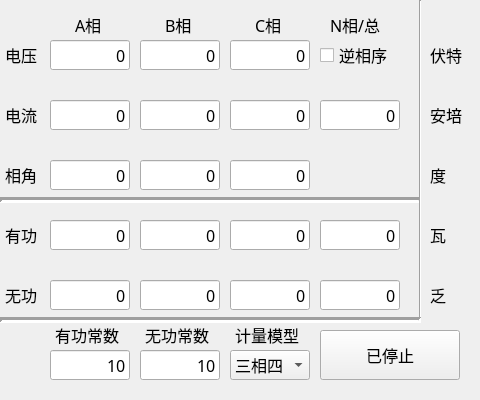
<?xml version="1.0" encoding="UTF-8"?>
<ui version="4.0">
 <class>MainWindow</class>
 <widget class="QMainWindow" name="MainWindow">
  <property name="geometry">
   <rect>
    <x>0</x>
    <y>0</y>
    <width>480</width>
    <height>400</height>
   </rect>
  </property>
  <property name="sizePolicy">
   <sizepolicy hsizetype="Fixed" vsizetype="Fixed">
    <horstretch>0</horstretch>
    <verstretch>0</verstretch>
   </sizepolicy>
  </property>
  <property name="minimumSize">
   <size>
    <width>480</width>
    <height>400</height>
   </size>
  </property>
  <property name="maximumSize">
   <size>
    <width>480</width>
    <height>400</height>
   </size>
  </property>
  <property name="font">
   <font>
    <family>等线</family>
    <pointsize>12</pointsize>
   </font>
  </property>
  <property name="windowTitle">
   <string>Power Emulator</string>
  </property>
  <widget class="QWidget" name="centralWidget">
   <widget class="QPushButton" name="StartButton">
    <property name="geometry">
     <rect>
      <x>320</x>
      <y>330</y>
      <width>140</width>
      <height>50</height>
     </rect>
    </property>
    <property name="text">
     <string>已停止</string>
    </property>
   </widget>
   <widget class="QLineEdit" name="VoltagePhaseA">
    <property name="geometry">
     <rect>
      <x>50</x>
      <y>40</y>
      <width>80</width>
      <height>30</height>
     </rect>
    </property>
    <property name="sizePolicy">
     <sizepolicy hsizetype="Fixed" vsizetype="Fixed">
      <horstretch>0</horstretch>
      <verstretch>0</verstretch>
     </sizepolicy>
    </property>
    <property name="minimumSize">
     <size>
      <width>80</width>
      <height>30</height>
     </size>
    </property>
    <property name="maximumSize">
     <size>
      <width>80</width>
      <height>30</height>
     </size>
    </property>
    <property name="font">
     <font>
      <family>等线</family>
      <pointsize>12</pointsize>
     </font>
    </property>
    <property name="contextMenuPolicy">
     <enum>Qt::NoContextMenu</enum>
    </property>
    <property name="layoutDirection">
     <enum>Qt::LeftToRight</enum>
    </property>
    <property name="inputMethodHints">
     <set>Qt::ImhNone</set>
    </property>
    <property name="text">
     <string>0</string>
    </property>
    <property name="maxLength">
     <number>8</number>
    </property>
    <property name="cursorPosition">
     <number>1</number>
    </property>
    <property name="alignment">
     <set>Qt::AlignRight|Qt::AlignTrailing|Qt::AlignVCenter</set>
    </property>
   </widget>
   <widget class="QLineEdit" name="VoltagePhaseB">
    <property name="geometry">
     <rect>
      <x>140</x>
      <y>40</y>
      <width>80</width>
      <height>30</height>
     </rect>
    </property>
    <property name="sizePolicy">
     <sizepolicy hsizetype="Fixed" vsizetype="Fixed">
      <horstretch>0</horstretch>
      <verstretch>0</verstretch>
     </sizepolicy>
    </property>
    <property name="minimumSize">
     <size>
      <width>80</width>
      <height>30</height>
     </size>
    </property>
    <property name="maximumSize">
     <size>
      <width>80</width>
      <height>30</height>
     </size>
    </property>
    <property name="font">
     <font>
      <family>等线</family>
      <pointsize>12</pointsize>
     </font>
    </property>
    <property name="contextMenuPolicy">
     <enum>Qt::NoContextMenu</enum>
    </property>
    <property name="inputMethodHints">
     <set>Qt::ImhNone</set>
    </property>
    <property name="text">
     <string>0</string>
    </property>
    <property name="maxLength">
     <number>8</number>
    </property>
    <property name="alignment">
     <set>Qt::AlignRight|Qt::AlignTrailing|Qt::AlignVCenter</set>
    </property>
   </widget>
   <widget class="QLineEdit" name="VoltagePhaseC">
    <property name="geometry">
     <rect>
      <x>230</x>
      <y>40</y>
      <width>80</width>
      <height>30</height>
     </rect>
    </property>
    <property name="sizePolicy">
     <sizepolicy hsizetype="Fixed" vsizetype="Fixed">
      <horstretch>0</horstretch>
      <verstretch>0</verstretch>
     </sizepolicy>
    </property>
    <property name="minimumSize">
     <size>
      <width>80</width>
      <height>30</height>
     </size>
    </property>
    <property name="maximumSize">
     <size>
      <width>80</width>
      <height>30</height>
     </size>
    </property>
    <property name="font">
     <font>
      <family>等线</family>
      <pointsize>12</pointsize>
     </font>
    </property>
    <property name="contextMenuPolicy">
     <enum>Qt::NoContextMenu</enum>
    </property>
    <property name="inputMethodHints">
     <set>Qt::ImhNone</set>
    </property>
    <property name="text">
     <string>0</string>
    </property>
    <property name="maxLength">
     <number>8</number>
    </property>
    <property name="alignment">
     <set>Qt::AlignRight|Qt::AlignTrailing|Qt::AlignVCenter</set>
    </property>
   </widget>
   <widget class="QLineEdit" name="CurrentPhaseA">
    <property name="geometry">
     <rect>
      <x>50</x>
      <y>100</y>
      <width>80</width>
      <height>30</height>
     </rect>
    </property>
    <property name="sizePolicy">
     <sizepolicy hsizetype="Fixed" vsizetype="Fixed">
      <horstretch>0</horstretch>
      <verstretch>0</verstretch>
     </sizepolicy>
    </property>
    <property name="minimumSize">
     <size>
      <width>80</width>
      <height>30</height>
     </size>
    </property>
    <property name="maximumSize">
     <size>
      <width>80</width>
      <height>30</height>
     </size>
    </property>
    <property name="font">
     <font>
      <family>等线</family>
      <pointsize>12</pointsize>
     </font>
    </property>
    <property name="contextMenuPolicy">
     <enum>Qt::NoContextMenu</enum>
    </property>
    <property name="inputMethodHints">
     <set>Qt::ImhNone</set>
    </property>
    <property name="text">
     <string>0</string>
    </property>
    <property name="maxLength">
     <number>8</number>
    </property>
    <property name="alignment">
     <set>Qt::AlignRight|Qt::AlignTrailing|Qt::AlignVCenter</set>
    </property>
   </widget>
   <widget class="QLineEdit" name="CurrentPhaseB">
    <property name="geometry">
     <rect>
      <x>140</x>
      <y>100</y>
      <width>80</width>
      <height>30</height>
     </rect>
    </property>
    <property name="sizePolicy">
     <sizepolicy hsizetype="Fixed" vsizetype="Fixed">
      <horstretch>0</horstretch>
      <verstretch>0</verstretch>
     </sizepolicy>
    </property>
    <property name="minimumSize">
     <size>
      <width>80</width>
      <height>30</height>
     </size>
    </property>
    <property name="maximumSize">
     <size>
      <width>80</width>
      <height>30</height>
     </size>
    </property>
    <property name="font">
     <font>
      <family>等线</family>
      <pointsize>12</pointsize>
     </font>
    </property>
    <property name="contextMenuPolicy">
     <enum>Qt::NoContextMenu</enum>
    </property>
    <property name="inputMethodHints">
     <set>Qt::ImhNone</set>
    </property>
    <property name="text">
     <string>0</string>
    </property>
    <property name="maxLength">
     <number>8</number>
    </property>
    <property name="alignment">
     <set>Qt::AlignRight|Qt::AlignTrailing|Qt::AlignVCenter</set>
    </property>
   </widget>
   <widget class="QLineEdit" name="CurrentPhaseC">
    <property name="geometry">
     <rect>
      <x>230</x>
      <y>100</y>
      <width>80</width>
      <height>30</height>
     </rect>
    </property>
    <property name="sizePolicy">
     <sizepolicy hsizetype="Fixed" vsizetype="Fixed">
      <horstretch>0</horstretch>
      <verstretch>0</verstretch>
     </sizepolicy>
    </property>
    <property name="minimumSize">
     <size>
      <width>80</width>
      <height>30</height>
     </size>
    </property>
    <property name="maximumSize">
     <size>
      <width>80</width>
      <height>30</height>
     </size>
    </property>
    <property name="font">
     <font>
      <family>等线</family>
      <pointsize>12</pointsize>
     </font>
    </property>
    <property name="contextMenuPolicy">
     <enum>Qt::NoContextMenu</enum>
    </property>
    <property name="inputMethodHints">
     <set>Qt::ImhNone</set>
    </property>
    <property name="text">
     <string>0</string>
    </property>
    <property name="maxLength">
     <number>8</number>
    </property>
    <property name="alignment">
     <set>Qt::AlignRight|Qt::AlignTrailing|Qt::AlignVCenter</set>
    </property>
   </widget>
   <widget class="QLineEdit" name="CurrentPhaseN">
    <property name="geometry">
     <rect>
      <x>320</x>
      <y>100</y>
      <width>80</width>
      <height>30</height>
     </rect>
    </property>
    <property name="sizePolicy">
     <sizepolicy hsizetype="Fixed" vsizetype="Fixed">
      <horstretch>0</horstretch>
      <verstretch>0</verstretch>
     </sizepolicy>
    </property>
    <property name="minimumSize">
     <size>
      <width>80</width>
      <height>30</height>
     </size>
    </property>
    <property name="maximumSize">
     <size>
      <width>80</width>
      <height>30</height>
     </size>
    </property>
    <property name="font">
     <font>
      <family>等线</family>
      <pointsize>12</pointsize>
     </font>
    </property>
    <property name="contextMenuPolicy">
     <enum>Qt::NoContextMenu</enum>
    </property>
    <property name="inputMethodHints">
     <set>Qt::ImhNone</set>
    </property>
    <property name="text">
     <string>0</string>
    </property>
    <property name="maxLength">
     <number>8</number>
    </property>
    <property name="alignment">
     <set>Qt::AlignRight|Qt::AlignTrailing|Qt::AlignVCenter</set>
    </property>
   </widget>
   <widget class="QLineEdit" name="CurrenAngleA">
    <property name="geometry">
     <rect>
      <x>50</x>
      <y>160</y>
      <width>80</width>
      <height>30</height>
     </rect>
    </property>
    <property name="sizePolicy">
     <sizepolicy hsizetype="Fixed" vsizetype="Fixed">
      <horstretch>0</horstretch>
      <verstretch>0</verstretch>
     </sizepolicy>
    </property>
    <property name="minimumSize">
     <size>
      <width>80</width>
      <height>30</height>
     </size>
    </property>
    <property name="maximumSize">
     <size>
      <width>80</width>
      <height>30</height>
     </size>
    </property>
    <property name="font">
     <font>
      <family>等线</family>
      <pointsize>12</pointsize>
     </font>
    </property>
    <property name="contextMenuPolicy">
     <enum>Qt::NoContextMenu</enum>
    </property>
    <property name="inputMethodHints">
     <set>Qt::ImhNone</set>
    </property>
    <property name="text">
     <string>0</string>
    </property>
    <property name="maxLength">
     <number>3</number>
    </property>
    <property name="alignment">
     <set>Qt::AlignRight|Qt::AlignTrailing|Qt::AlignVCenter</set>
    </property>
   </widget>
   <widget class="QLineEdit" name="CurrenAngleB">
    <property name="geometry">
     <rect>
      <x>140</x>
      <y>160</y>
      <width>80</width>
      <height>30</height>
     </rect>
    </property>
    <property name="sizePolicy">
     <sizepolicy hsizetype="Fixed" vsizetype="Fixed">
      <horstretch>0</horstretch>
      <verstretch>0</verstretch>
     </sizepolicy>
    </property>
    <property name="minimumSize">
     <size>
      <width>80</width>
      <height>30</height>
     </size>
    </property>
    <property name="maximumSize">
     <size>
      <width>80</width>
      <height>30</height>
     </size>
    </property>
    <property name="font">
     <font>
      <family>等线</family>
      <pointsize>12</pointsize>
     </font>
    </property>
    <property name="contextMenuPolicy">
     <enum>Qt::NoContextMenu</enum>
    </property>
    <property name="inputMethodHints">
     <set>Qt::ImhNone</set>
    </property>
    <property name="text">
     <string>0</string>
    </property>
    <property name="maxLength">
     <number>3</number>
    </property>
    <property name="alignment">
     <set>Qt::AlignRight|Qt::AlignTrailing|Qt::AlignVCenter</set>
    </property>
   </widget>
   <widget class="QLineEdit" name="CurrenAngleC">
    <property name="geometry">
     <rect>
      <x>230</x>
      <y>160</y>
      <width>80</width>
      <height>30</height>
     </rect>
    </property>
    <property name="sizePolicy">
     <sizepolicy hsizetype="Fixed" vsizetype="Fixed">
      <horstretch>0</horstretch>
      <verstretch>0</verstretch>
     </sizepolicy>
    </property>
    <property name="minimumSize">
     <size>
      <width>80</width>
      <height>30</height>
     </size>
    </property>
    <property name="maximumSize">
     <size>
      <width>80</width>
      <height>30</height>
     </size>
    </property>
    <property name="font">
     <font>
      <family>等线</family>
      <pointsize>12</pointsize>
     </font>
    </property>
    <property name="contextMenuPolicy">
     <enum>Qt::NoContextMenu</enum>
    </property>
    <property name="inputMethodHints">
     <set>Qt::ImhNone</set>
    </property>
    <property name="text">
     <string>0</string>
    </property>
    <property name="maxLength">
     <number>3</number>
    </property>
    <property name="alignment">
     <set>Qt::AlignRight|Qt::AlignTrailing|Qt::AlignVCenter</set>
    </property>
   </widget>
   <widget class="QComboBox" name="MetringMode">
    <property name="geometry">
     <rect>
      <x>230</x>
      <y>350</y>
      <width>80</width>
      <height>30</height>
     </rect>
    </property>
    <property name="currentIndex">
     <number>2</number>
    </property>
    <item>
     <property name="text">
      <string>单相</string>
     </property>
    </item>
    <item>
     <property name="text">
      <string>三相三</string>
     </property>
    </item>
    <item>
     <property name="text">
      <string>三相四</string>
     </property>
    </item>
   </widget>
   <widget class="QLineEdit" name="HFPostive">
    <property name="geometry">
     <rect>
      <x>50</x>
      <y>350</y>
      <width>80</width>
      <height>30</height>
     </rect>
    </property>
    <property name="sizePolicy">
     <sizepolicy hsizetype="Fixed" vsizetype="Fixed">
      <horstretch>0</horstretch>
      <verstretch>0</verstretch>
     </sizepolicy>
    </property>
    <property name="minimumSize">
     <size>
      <width>80</width>
      <height>30</height>
     </size>
    </property>
    <property name="maximumSize">
     <size>
      <width>80</width>
      <height>30</height>
     </size>
    </property>
    <property name="font">
     <font>
      <family>等线</family>
      <pointsize>12</pointsize>
     </font>
    </property>
    <property name="contextMenuPolicy">
     <enum>Qt::NoContextMenu</enum>
    </property>
    <property name="inputMethodHints">
     <set>Qt::ImhNone</set>
    </property>
    <property name="text">
     <string>10</string>
    </property>
    <property name="maxLength">
     <number>6</number>
    </property>
    <property name="alignment">
     <set>Qt::AlignRight|Qt::AlignTrailing|Qt::AlignVCenter</set>
    </property>
   </widget>
   <widget class="QLineEdit" name="HFNegitive">
    <property name="geometry">
     <rect>
      <x>140</x>
      <y>350</y>
      <width>80</width>
      <height>30</height>
     </rect>
    </property>
    <property name="sizePolicy">
     <sizepolicy hsizetype="Fixed" vsizetype="Fixed">
      <horstretch>0</horstretch>
      <verstretch>0</verstretch>
     </sizepolicy>
    </property>
    <property name="minimumSize">
     <size>
      <width>80</width>
      <height>30</height>
     </size>
    </property>
    <property name="maximumSize">
     <size>
      <width>80</width>
      <height>30</height>
     </size>
    </property>
    <property name="font">
     <font>
      <family>等线</family>
      <pointsize>12</pointsize>
     </font>
    </property>
    <property name="contextMenuPolicy">
     <enum>Qt::NoContextMenu</enum>
    </property>
    <property name="inputMethodHints">
     <set>Qt::ImhNone</set>
    </property>
    <property name="text">
     <string>10</string>
    </property>
    <property name="maxLength">
     <number>6</number>
    </property>
    <property name="alignment">
     <set>Qt::AlignRight|Qt::AlignTrailing|Qt::AlignVCenter</set>
    </property>
   </widget>
   <widget class="QLineEdit" name="PositivePowerPhaseA">
    <property name="geometry">
     <rect>
      <x>50</x>
      <y>220</y>
      <width>80</width>
      <height>30</height>
     </rect>
    </property>
    <property name="sizePolicy">
     <sizepolicy hsizetype="Fixed" vsizetype="Fixed">
      <horstretch>0</horstretch>
      <verstretch>0</verstretch>
     </sizepolicy>
    </property>
    <property name="minimumSize">
     <size>
      <width>80</width>
      <height>30</height>
     </size>
    </property>
    <property name="maximumSize">
     <size>
      <width>80</width>
      <height>30</height>
     </size>
    </property>
    <property name="font">
     <font>
      <family>等线</family>
      <pointsize>12</pointsize>
     </font>
    </property>
    <property name="contextMenuPolicy">
     <enum>Qt::NoContextMenu</enum>
    </property>
    <property name="inputMethodHints">
     <set>Qt::ImhNone</set>
    </property>
    <property name="text">
     <string>0</string>
    </property>
    <property name="maxLength">
     <number>8</number>
    </property>
    <property name="alignment">
     <set>Qt::AlignRight|Qt::AlignTrailing|Qt::AlignVCenter</set>
    </property>
    <property name="readOnly">
     <bool>true</bool>
    </property>
   </widget>
   <widget class="QLineEdit" name="PositivePowerPhaseB">
    <property name="geometry">
     <rect>
      <x>140</x>
      <y>220</y>
      <width>80</width>
      <height>30</height>
     </rect>
    </property>
    <property name="sizePolicy">
     <sizepolicy hsizetype="Fixed" vsizetype="Fixed">
      <horstretch>0</horstretch>
      <verstretch>0</verstretch>
     </sizepolicy>
    </property>
    <property name="minimumSize">
     <size>
      <width>80</width>
      <height>30</height>
     </size>
    </property>
    <property name="maximumSize">
     <size>
      <width>80</width>
      <height>30</height>
     </size>
    </property>
    <property name="font">
     <font>
      <family>等线</family>
      <pointsize>12</pointsize>
     </font>
    </property>
    <property name="contextMenuPolicy">
     <enum>Qt::NoContextMenu</enum>
    </property>
    <property name="inputMethodHints">
     <set>Qt::ImhNone</set>
    </property>
    <property name="text">
     <string>0</string>
    </property>
    <property name="maxLength">
     <number>8</number>
    </property>
    <property name="alignment">
     <set>Qt::AlignRight|Qt::AlignTrailing|Qt::AlignVCenter</set>
    </property>
    <property name="readOnly">
     <bool>true</bool>
    </property>
   </widget>
   <widget class="QLineEdit" name="PositivePowerPhaseC">
    <property name="geometry">
     <rect>
      <x>230</x>
      <y>220</y>
      <width>80</width>
      <height>30</height>
     </rect>
    </property>
    <property name="sizePolicy">
     <sizepolicy hsizetype="Fixed" vsizetype="Fixed">
      <horstretch>0</horstretch>
      <verstretch>0</verstretch>
     </sizepolicy>
    </property>
    <property name="minimumSize">
     <size>
      <width>80</width>
      <height>30</height>
     </size>
    </property>
    <property name="maximumSize">
     <size>
      <width>80</width>
      <height>30</height>
     </size>
    </property>
    <property name="font">
     <font>
      <family>等线</family>
      <pointsize>12</pointsize>
     </font>
    </property>
    <property name="contextMenuPolicy">
     <enum>Qt::NoContextMenu</enum>
    </property>
    <property name="inputMethodHints">
     <set>Qt::ImhNone</set>
    </property>
    <property name="text">
     <string>0</string>
    </property>
    <property name="maxLength">
     <number>8</number>
    </property>
    <property name="alignment">
     <set>Qt::AlignRight|Qt::AlignTrailing|Qt::AlignVCenter</set>
    </property>
    <property name="readOnly">
     <bool>true</bool>
    </property>
   </widget>
   <widget class="QLineEdit" name="NegitivePowerPhaseA">
    <property name="geometry">
     <rect>
      <x>50</x>
      <y>280</y>
      <width>80</width>
      <height>30</height>
     </rect>
    </property>
    <property name="sizePolicy">
     <sizepolicy hsizetype="Fixed" vsizetype="Fixed">
      <horstretch>0</horstretch>
      <verstretch>0</verstretch>
     </sizepolicy>
    </property>
    <property name="minimumSize">
     <size>
      <width>80</width>
      <height>30</height>
     </size>
    </property>
    <property name="maximumSize">
     <size>
      <width>80</width>
      <height>30</height>
     </size>
    </property>
    <property name="font">
     <font>
      <family>等线</family>
      <pointsize>12</pointsize>
     </font>
    </property>
    <property name="contextMenuPolicy">
     <enum>Qt::NoContextMenu</enum>
    </property>
    <property name="inputMethodHints">
     <set>Qt::ImhNone</set>
    </property>
    <property name="text">
     <string>0</string>
    </property>
    <property name="maxLength">
     <number>8</number>
    </property>
    <property name="alignment">
     <set>Qt::AlignRight|Qt::AlignTrailing|Qt::AlignVCenter</set>
    </property>
    <property name="readOnly">
     <bool>true</bool>
    </property>
   </widget>
   <widget class="QLineEdit" name="NegitivePowerPhaseB">
    <property name="geometry">
     <rect>
      <x>140</x>
      <y>280</y>
      <width>80</width>
      <height>30</height>
     </rect>
    </property>
    <property name="sizePolicy">
     <sizepolicy hsizetype="Fixed" vsizetype="Fixed">
      <horstretch>0</horstretch>
      <verstretch>0</verstretch>
     </sizepolicy>
    </property>
    <property name="minimumSize">
     <size>
      <width>80</width>
      <height>30</height>
     </size>
    </property>
    <property name="maximumSize">
     <size>
      <width>80</width>
      <height>30</height>
     </size>
    </property>
    <property name="font">
     <font>
      <family>等线</family>
      <pointsize>12</pointsize>
     </font>
    </property>
    <property name="contextMenuPolicy">
     <enum>Qt::NoContextMenu</enum>
    </property>
    <property name="inputMethodHints">
     <set>Qt::ImhNone</set>
    </property>
    <property name="text">
     <string>0</string>
    </property>
    <property name="maxLength">
     <number>8</number>
    </property>
    <property name="alignment">
     <set>Qt::AlignRight|Qt::AlignTrailing|Qt::AlignVCenter</set>
    </property>
    <property name="readOnly">
     <bool>true</bool>
    </property>
   </widget>
   <widget class="QLineEdit" name="NegitivePowerPhaseC">
    <property name="geometry">
     <rect>
      <x>230</x>
      <y>280</y>
      <width>80</width>
      <height>30</height>
     </rect>
    </property>
    <property name="sizePolicy">
     <sizepolicy hsizetype="Fixed" vsizetype="Fixed">
      <horstretch>0</horstretch>
      <verstretch>0</verstretch>
     </sizepolicy>
    </property>
    <property name="minimumSize">
     <size>
      <width>80</width>
      <height>30</height>
     </size>
    </property>
    <property name="maximumSize">
     <size>
      <width>80</width>
      <height>30</height>
     </size>
    </property>
    <property name="font">
     <font>
      <family>等线</family>
      <pointsize>12</pointsize>
     </font>
    </property>
    <property name="contextMenuPolicy">
     <enum>Qt::NoContextMenu</enum>
    </property>
    <property name="inputMethodHints">
     <set>Qt::ImhNone</set>
    </property>
    <property name="text">
     <string>0</string>
    </property>
    <property name="maxLength">
     <number>8</number>
    </property>
    <property name="alignment">
     <set>Qt::AlignRight|Qt::AlignTrailing|Qt::AlignVCenter</set>
    </property>
    <property name="readOnly">
     <bool>true</bool>
    </property>
   </widget>
   <widget class="Line" name="line">
    <property name="geometry">
     <rect>
      <x>0</x>
      <y>190</y>
      <width>421</width>
      <height>21</height>
     </rect>
    </property>
    <property name="frameShadow">
     <enum>QFrame::Sunken</enum>
    </property>
    <property name="lineWidth">
     <number>3</number>
    </property>
    <property name="orientation">
     <enum>Qt::Horizontal</enum>
    </property>
   </widget>
   <widget class="QLabel" name="label">
    <property name="geometry">
     <rect>
      <x>75</x>
      <y>15</y>
      <width>80</width>
      <height>20</height>
     </rect>
    </property>
    <property name="text">
     <string>A相</string>
    </property>
   </widget>
   <widget class="QLabel" name="label_2">
    <property name="geometry">
     <rect>
      <x>165</x>
      <y>15</y>
      <width>80</width>
      <height>20</height>
     </rect>
    </property>
    <property name="text">
     <string>B相</string>
    </property>
   </widget>
   <widget class="QLabel" name="label_3">
    <property name="geometry">
     <rect>
      <x>255</x>
      <y>15</y>
      <width>80</width>
      <height>20</height>
     </rect>
    </property>
    <property name="text">
     <string>C相</string>
    </property>
   </widget>
   <widget class="QLabel" name="label_4">
    <property name="geometry">
     <rect>
      <x>330</x>
      <y>15</y>
      <width>80</width>
      <height>20</height>
     </rect>
    </property>
    <property name="text">
     <string>N相/总</string>
    </property>
   </widget>
   <widget class="QLabel" name="label_5">
    <property name="geometry">
     <rect>
      <x>5</x>
      <y>45</y>
      <width>40</width>
      <height>20</height>
     </rect>
    </property>
    <property name="frameShadow">
     <enum>QFrame::Plain</enum>
    </property>
    <property name="text">
     <string>电压</string>
    </property>
   </widget>
   <widget class="QLabel" name="label_6">
    <property name="geometry">
     <rect>
      <x>5</x>
      <y>105</y>
      <width>40</width>
      <height>20</height>
     </rect>
    </property>
    <property name="text">
     <string>电流</string>
    </property>
   </widget>
   <widget class="QLabel" name="label_7">
    <property name="geometry">
     <rect>
      <x>5</x>
      <y>165</y>
      <width>40</width>
      <height>20</height>
     </rect>
    </property>
    <property name="text">
     <string>相角</string>
    </property>
   </widget>
   <widget class="QLabel" name="label_8">
    <property name="geometry">
     <rect>
      <x>5</x>
      <y>225</y>
      <width>40</width>
      <height>20</height>
     </rect>
    </property>
    <property name="text">
     <string>有功</string>
    </property>
   </widget>
   <widget class="QLabel" name="label_9">
    <property name="geometry">
     <rect>
      <x>5</x>
      <y>285</y>
      <width>40</width>
      <height>20</height>
     </rect>
    </property>
    <property name="text">
     <string>无功</string>
    </property>
   </widget>
   <widget class="QLineEdit" name="PositivePowerTotal">
    <property name="geometry">
     <rect>
      <x>320</x>
      <y>220</y>
      <width>80</width>
      <height>30</height>
     </rect>
    </property>
    <property name="sizePolicy">
     <sizepolicy hsizetype="Fixed" vsizetype="Fixed">
      <horstretch>0</horstretch>
      <verstretch>0</verstretch>
     </sizepolicy>
    </property>
    <property name="minimumSize">
     <size>
      <width>80</width>
      <height>30</height>
     </size>
    </property>
    <property name="maximumSize">
     <size>
      <width>80</width>
      <height>30</height>
     </size>
    </property>
    <property name="font">
     <font>
      <family>等线</family>
      <pointsize>12</pointsize>
     </font>
    </property>
    <property name="contextMenuPolicy">
     <enum>Qt::NoContextMenu</enum>
    </property>
    <property name="inputMethodHints">
     <set>Qt::ImhNone</set>
    </property>
    <property name="text">
     <string>0</string>
    </property>
    <property name="maxLength">
     <number>8</number>
    </property>
    <property name="alignment">
     <set>Qt::AlignRight|Qt::AlignTrailing|Qt::AlignVCenter</set>
    </property>
    <property name="readOnly">
     <bool>true</bool>
    </property>
   </widget>
   <widget class="QLineEdit" name="NegitivePowerTotal">
    <property name="geometry">
     <rect>
      <x>320</x>
      <y>280</y>
      <width>80</width>
      <height>30</height>
     </rect>
    </property>
    <property name="sizePolicy">
     <sizepolicy hsizetype="Fixed" vsizetype="Fixed">
      <horstretch>0</horstretch>
      <verstretch>0</verstretch>
     </sizepolicy>
    </property>
    <property name="minimumSize">
     <size>
      <width>80</width>
      <height>30</height>
     </size>
    </property>
    <property name="maximumSize">
     <size>
      <width>80</width>
      <height>30</height>
     </size>
    </property>
    <property name="font">
     <font>
      <family>等线</family>
      <pointsize>12</pointsize>
     </font>
    </property>
    <property name="contextMenuPolicy">
     <enum>Qt::NoContextMenu</enum>
    </property>
    <property name="inputMethodHints">
     <set>Qt::ImhNone</set>
    </property>
    <property name="text">
     <string>0</string>
    </property>
    <property name="maxLength">
     <number>8</number>
    </property>
    <property name="alignment">
     <set>Qt::AlignRight|Qt::AlignTrailing|Qt::AlignVCenter</set>
    </property>
    <property name="readOnly">
     <bool>true</bool>
    </property>
   </widget>
   <widget class="QLabel" name="label_10">
    <property name="geometry">
     <rect>
      <x>55</x>
      <y>325</y>
      <width>80</width>
      <height>20</height>
     </rect>
    </property>
    <property name="text">
     <string>有功常数</string>
    </property>
   </widget>
   <widget class="QLabel" name="label_11">
    <property name="geometry">
     <rect>
      <x>145</x>
      <y>325</y>
      <width>80</width>
      <height>20</height>
     </rect>
    </property>
    <property name="text">
     <string>无功常数</string>
    </property>
   </widget>
   <widget class="QLabel" name="label_12">
    <property name="geometry">
     <rect>
      <x>235</x>
      <y>325</y>
      <width>80</width>
      <height>20</height>
     </rect>
    </property>
    <property name="text">
     <string>计量模型</string>
    </property>
   </widget>
   <widget class="QLabel" name="label_13">
    <property name="geometry">
     <rect>
      <x>430</x>
      <y>45</y>
      <width>40</width>
      <height>20</height>
     </rect>
    </property>
    <property name="text">
     <string>伏特</string>
    </property>
   </widget>
   <widget class="QLabel" name="label_14">
    <property name="geometry">
     <rect>
      <x>430</x>
      <y>105</y>
      <width>40</width>
      <height>20</height>
     </rect>
    </property>
    <property name="text">
     <string>安培</string>
    </property>
   </widget>
   <widget class="QLabel" name="label_15">
    <property name="geometry">
     <rect>
      <x>430</x>
      <y>165</y>
      <width>40</width>
      <height>20</height>
     </rect>
    </property>
    <property name="text">
     <string>度</string>
    </property>
   </widget>
   <widget class="QLabel" name="label_16">
    <property name="geometry">
     <rect>
      <x>430</x>
      <y>225</y>
      <width>40</width>
      <height>20</height>
     </rect>
    </property>
    <property name="text">
     <string>瓦</string>
    </property>
   </widget>
   <widget class="QLabel" name="label_17">
    <property name="geometry">
     <rect>
      <x>430</x>
      <y>285</y>
      <width>40</width>
      <height>20</height>
     </rect>
    </property>
    <property name="text">
     <string>乏</string>
    </property>
   </widget>
   <widget class="Line" name="line_2">
    <property name="geometry">
     <rect>
      <x>410</x>
      <y>0</y>
      <width>20</width>
      <height>321</height>
     </rect>
    </property>
    <property name="orientation">
     <enum>Qt::Vertical</enum>
    </property>
   </widget>
   <widget class="Line" name="line_3">
    <property name="geometry">
     <rect>
      <x>0</x>
      <y>310</y>
      <width>421</width>
      <height>21</height>
     </rect>
    </property>
    <property name="frameShadow">
     <enum>QFrame::Sunken</enum>
    </property>
    <property name="lineWidth">
     <number>3</number>
    </property>
    <property name="orientation">
     <enum>Qt::Horizontal</enum>
    </property>
   </widget>
   <widget class="QCheckBox" name="VoltageInverse">
    <property name="geometry">
     <rect>
      <x>320</x>
      <y>40</y>
      <width>80</width>
      <height>30</height>
     </rect>
    </property>
    <property name="text">
     <string>逆相序</string>
    </property>
   </widget>
  </widget>
 </widget>
 <layoutdefault spacing="6" margin="11"/>
 <resources/>
 <connections/>
</ui>
